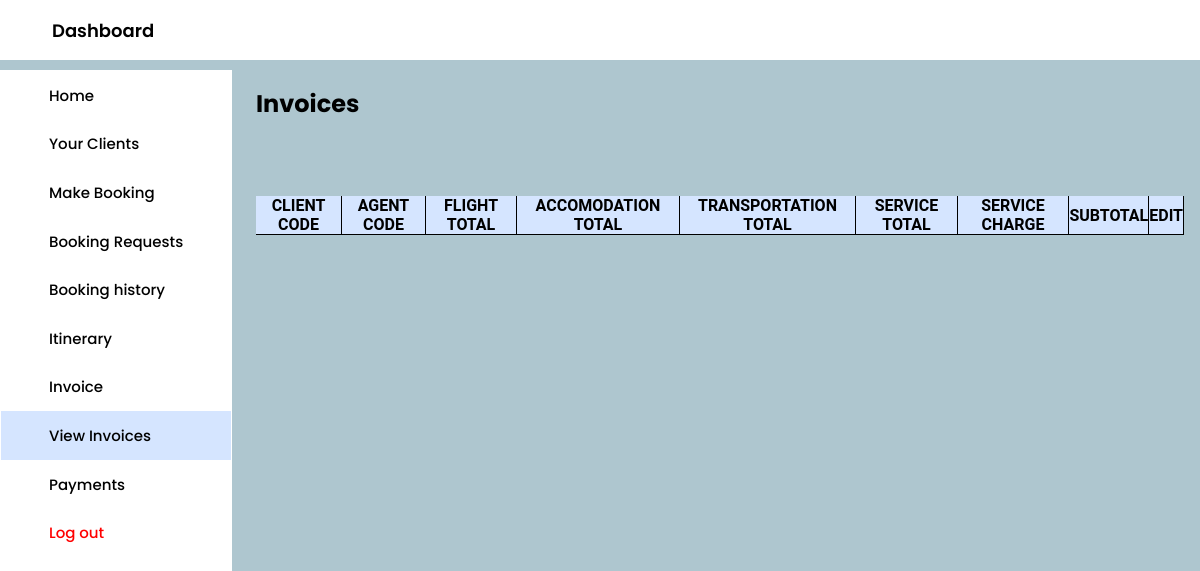
/Agent-Interfaces/view-invoices.php, run on an earlier commit of the app's database.
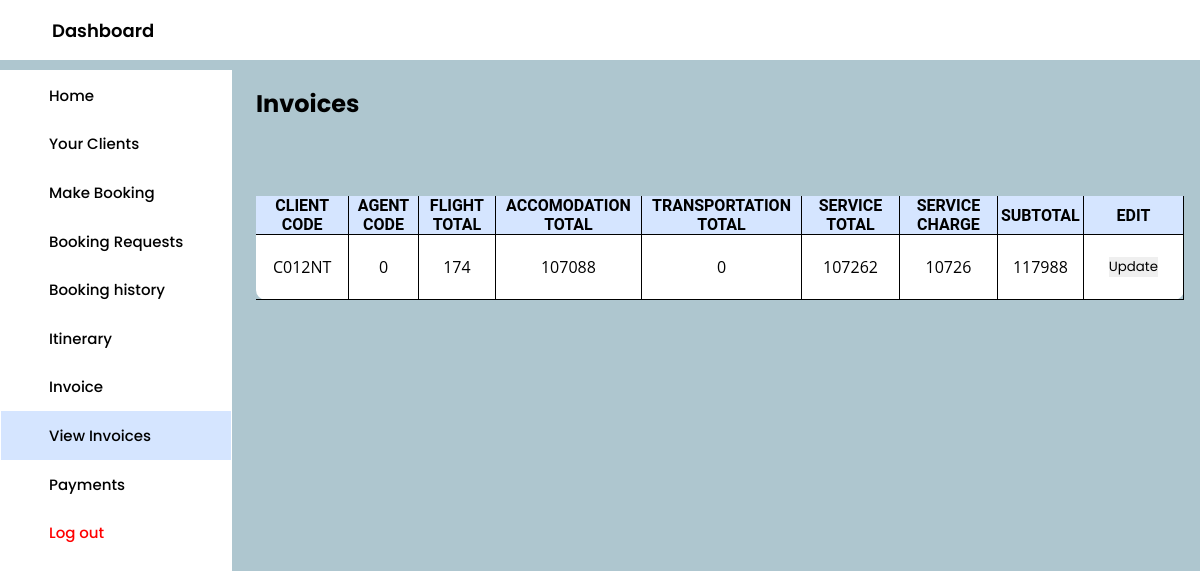
And on a later commit of the database.
### tables this page shows
CREATE TABLE `invoices` (
  `invoice_id` int(10) NOT NULL,
  `client_code` varchar(6) NOT NULL,
  `agent_code` int(11) NOT NULL,
  `flight_total` int(10) NOT NULL,
  `accomodation_total` int(10) NOT NULL,
  `transportation_total` int(10) NOT NULL,
  `service_total` int(10) NOT NULL,
  `service_charge` int(10) NOT NULL,
  `subtotal` int(10) NOT NULL,
  `issued` tinyint(1) NOT NULL DEFAULT 0
);

### Agent-Interfaces/view-invoices.php (the view, shortened to what this page needs)
<!DOCTYPE html>
<html lang="en">
<head>
  <link rel="stylesheet" href="agentHome.css" />
  <link rel="stylesheet" href="clients.css">
  <link rel="stylesheet" href="https://cdnjs.cloudflare.com/ajax/libs/font-awesome/6.2.0/css/all.min.css" />
</head>
<body>
  <header class="header">
    <div class="title">
      <span>Dashboard</span>
    </div>
  </header>
  <div class="container">
    <nav>
      <div class="side_navbar">
        <a href="agentHome.php">Home</a>
        <a href="clients-prompt.php">Your Clients</a>
        <a href="make-booking.php">Make Booking</a>
        <a href="booking-requests-prompt.php">Booking Requests</a>
        <a href="booking-history-prompt.php">Booking history</a>
        <a href="itinerary.php">Itinerary</a>
        <a  href="invoice.php">Invoice</a>
        <a  class="active"  href="view-invoices-prompt.php">View Invoices</a>
        <a  href="payments-prompt.php">Payments</a>
        <a class="log-out-button" href="agent-login.php">Log out</a>
      </div>
    </nav>
    <div class="main-body">
      <h2>Invoices</h2><br><br>
        <div class="table">
            <table>
                <tr>
                    <th>Client Code</th>
                    <th>Agent Code</th>
                    <th>Flight Total</th>
                    <th>Accomodation Total</th>
                    <th>Transportation Total</th>
                    <th>Service Total</th>
                    <th>Service Charge</th>
                    <th>Subtotal</th>
                    <th>Edit</th>
                </tr>
                <?php
                  require('../Processes/DBCONNECT.php');
                  $agent_code = $_POST['agent_code'];
                  $sql = "SELECT invoices.client_code, invoices.agent_code, invoices.flight_total, invoices.accomodation_total, invoices.transportation_total, invoices.service_total, invoices.service_charge, invoices.subtotal FROM invoices WHERE invoices.agent_code = '$agent_code'";
                  $result = mysqli_query($conn, $sql);
                  $test = mysqli_fetch_all($result, MYSQLI_ASSOC);
                  foreach($test as $key => $value){
                ?>
                <tr>
                    <td><?php echo $value['client_code'] ?></td>
                    <td><?php echo $value['agent_code'] ?></td>
                    <td><?php echo $value['flight_total'] ?></td>
                    <td><?php echo $value['accomodation_total'] ?></td>
                    <td><?php echo $value['transportation_total'] ?></td>
                    <td><?php echo $value['service_total'] ?></td>
                    <td><?php echo $value['service_charge'] ?></td>
                    <td><?php echo $value['subtotal'] ?></td>
                    <td><button>Update</button></td>
                </tr>
                <?php
                  }
                ?>
            </table>
        </div>
    </div>
    </div>
</body>
</html>

What changed in the data, as far as the page shows it:
added invoices: client_code "C012NT", agent_code "0", flight_total "174", accomodation_total "107088", transportation_total "0", service_total "107262", service_charge "10726", subtotal "117988"
